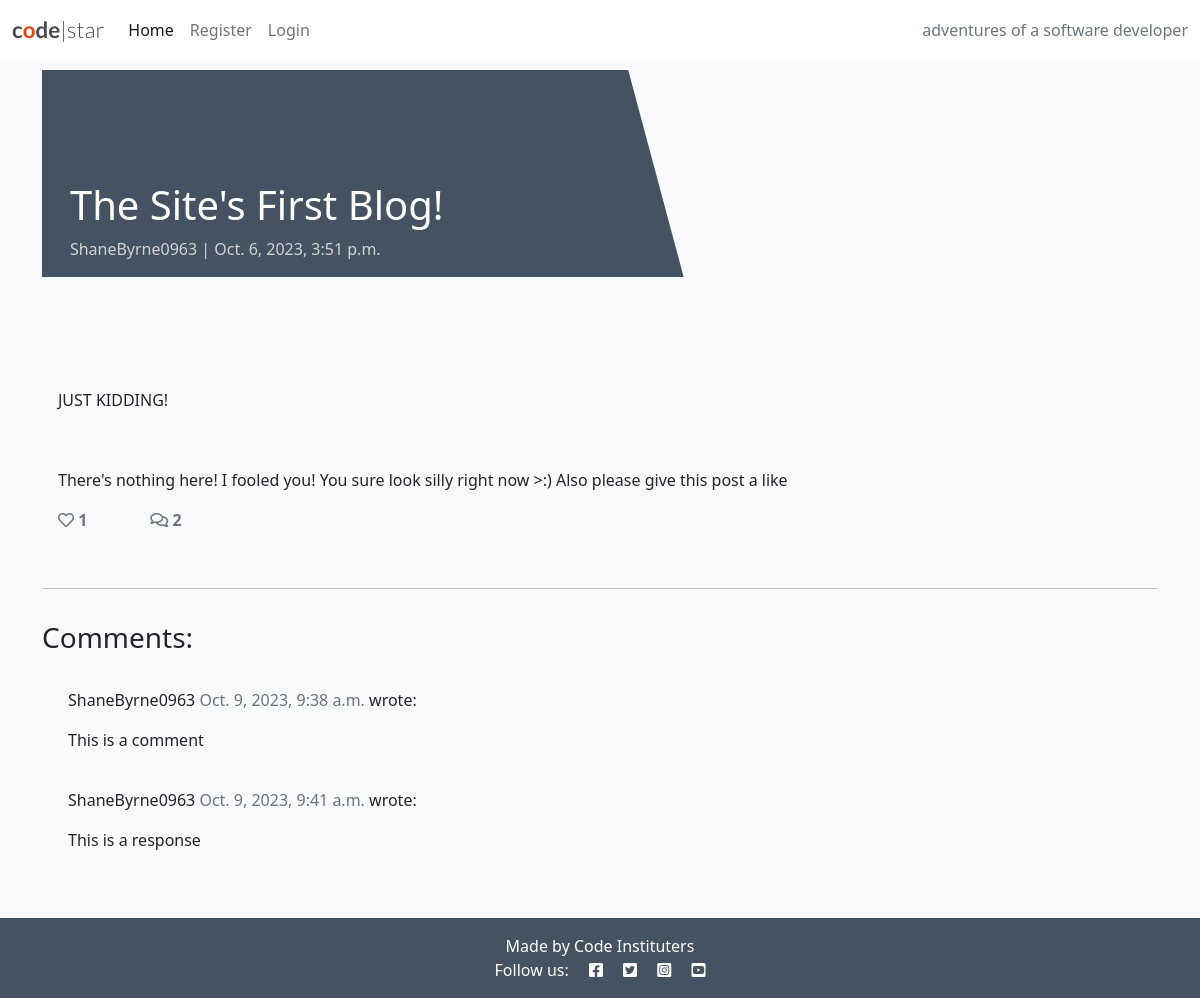
Page /the-sites-first-blog/ on the committed database.
### blog/models.py (models this page shows, shortened)
class Post(models.Model):
    title = models.CharField(max_length=200, unique=True)
    slug = models.SlugField(max_length=200, unique=True)
    author = models.ForeignKey(
        User,
        on_delete=models.CASCADE,
        related_name='blog_posts'
    )
    updated_on_date = models.DateTimeField(auto_now=True)
    content = models.TextField()
    featured_image = CloudinaryField('image', default='placeholder')
    excerpt = models.TextField(blank=True)
    created_on = models.DateTimeField(auto_now_add=True)
    status = models.IntegerField(choices=STATUS, default=0)
    likes = models.ManyToManyField(User, related_name='blog_likes', blank=True)
    class Meta:
        ordering = ['-created_on']
    def number_of_likes(self):
        return self.likes.count()

class Comment(models.Model):
    post = models.ForeignKey(
        Post,
        on_delete=models.CASCADE,
        related_name='comments'
    )
    name = models.CharField(max_length=80)
    email = models.EmailField()
    body = models.TextField()
    created_on = models.DateTimeField(auto_now_add=True)
    approved = models.BooleanField(default=False)
    class Meta:
        ordering = ['created_on']

### blog/views.py (the view, shortened to what this page needs)
# urls.py: path('<slug:slug>/', views.PostDetail.as_view(), name='post_detail'),
class PostDetail(View):
    def get(self, request, slug, *args, **kwargs):
        queryset = Post.objects.filter(status=1)
        post = get_object_or_404(queryset, slug=slug)
        comments = post.comments.filter(approved=True).order_by('created_on')
        liked = False
        if post.likes.filter(id=self.request.user.id).exists():
            liked = True
        return render(
            request,
            'post_detail.html',
            {
                'post': post,
                'comments': comments,
                'commented': False,
                'liked': liked,
                'comment_form': CommentForm()
            }
        )

### templates/post_detail.html (shortened to what this page needs)
{% extends 'base.html' %} {% block content %}
{% load crispy_forms_tags %}
<div class="masthead">
    <div class="container">
        <div class="row g-0">
            <div class="col-md-6 masthead-text">
                <h1 class="post-title">
                    {{ post.title }}
                </h1>
                <p class="post-subtitle">{{ post.author }} | {{ post.created_on }}</p>
            </div>
            <div class="d-none d-md-block col-md-6 masthead-image">
            </div>
        </div>
    </div>
</div>
<div class="container">
    <div class="row">
        <div class="col card mb-4  mt-3 left  top">
            <div class="card-body">
                <p class="card-text ">
                    {{ post.content | safe }}
                </p>
                <div class="row">
                    <div class="col-1">
                        <strong>
                            {% if user.is_authenticated %}
                                <form method="POST" class="d-inline" action="{% url 'post_like' post.slug %}">
                                    {% csrf_token %}
                                    {% if liked %}
                                        <button type="submit" name="blogpost_id" value="{{ post.slug }}" class="btn-like">
                                            <i class="fas fa-heart"></i>
                                        </button>
                                    {% else %}
                                        <button type="submit" name="blogpost_id" value="{{ post.slug }}" class="btn-like">
                                            <i class="far fa-heart"></i>
                                        </button>
                                    {% endif %}
                                </form>
                            {% else %}
                                <span class="text-secondary"><i class="far fa-heart"></i></span>
                            {% endif %}
                            <span class="text-secondary">{{ post.number_of_likes }}</i></span>
                        </strong>
                    </div>
                    <div class="col-1">
                        {% with comments.count as total_comments %}
                        <strong class="text-secondary"><i class="far fa-comments"></i>
                            {{ total_comments }}
                        </strong>
                        {% endwith %}
                    </div>
                </div>
            </div>
        </div>
    </div>
    <div class="row">
        <div class="col">
            <hr>
        </div>
    </div>
    <div class="row">
        <div class="col-md-8 card mb-4  mt-3 ">
            <h3>Comments:</h3>
            <div class="card-body">
                {% for comment in comments %}
                <div class="comments" style="padding: 10px;">
                    <p class="font-weight-bold">
                        {{ comment.name }}
                        <span class=" text-muted font-weight-normal">
                            {{ comment.created_on }}
                        </span> wrote:
                    </p>
                    {{ comment.body | linebreaks }}
                </div>
                {% endfor %}
            </div>
        </div>
        <div class="col-md-4 card mb-4  mt-3 ">
            <div class="card-body">
            </div>
        </div>
    </div>
</div>
{% endblock content %}

### static/css/style.css (style rules this page uses)
body { background-color: #F9FAFC; }
.main-bg { background-color: #F9FAFC; }
.card { border: none; background-color: transparent; }
.masthead { margin-top: 10px; overflow: hidden; position: relative; display: inline-block; height: 33vh; width: 100%; }
.masthead-text { background-color: #445261; color: white; position: relative; }
.masthead-image { position: relative; overflow: hidden; }
.masthead-image:after { content: ""; position: absolute; top: 0; right: 90%; height: 100%; width: 150%; background: #445261; -webkit-transform: skew(15deg); -moz-transform: skew(15deg); transform: skew(15deg); z-index: 100; }
.post-title { margin-top: 20%; margin-left: 5%; }
.post-subtitle { margin-left: 5%; color: lightgray; }

### rows in the picture
Post: title "The Site's First Blog!", author "ShaneByrne0963", created_on "Oct. 6, 2023, 3:51 p.m.", content "JUST KIDDING! There's nothing here! I fooled you! You sure look silly right now >:) Also please give this post a like", number_of_likes "1"
Comment: name "ShaneByrne0963", created_on "Oct. 9, 2023, 9:38 a.m.", body "This is a comment"
Comment: name "ShaneByrne0963", created_on "Oct. 9, 2023, 9:41 a.m.", body "This is a response"

### other values in the picture
{{ total_comments }} "2"
